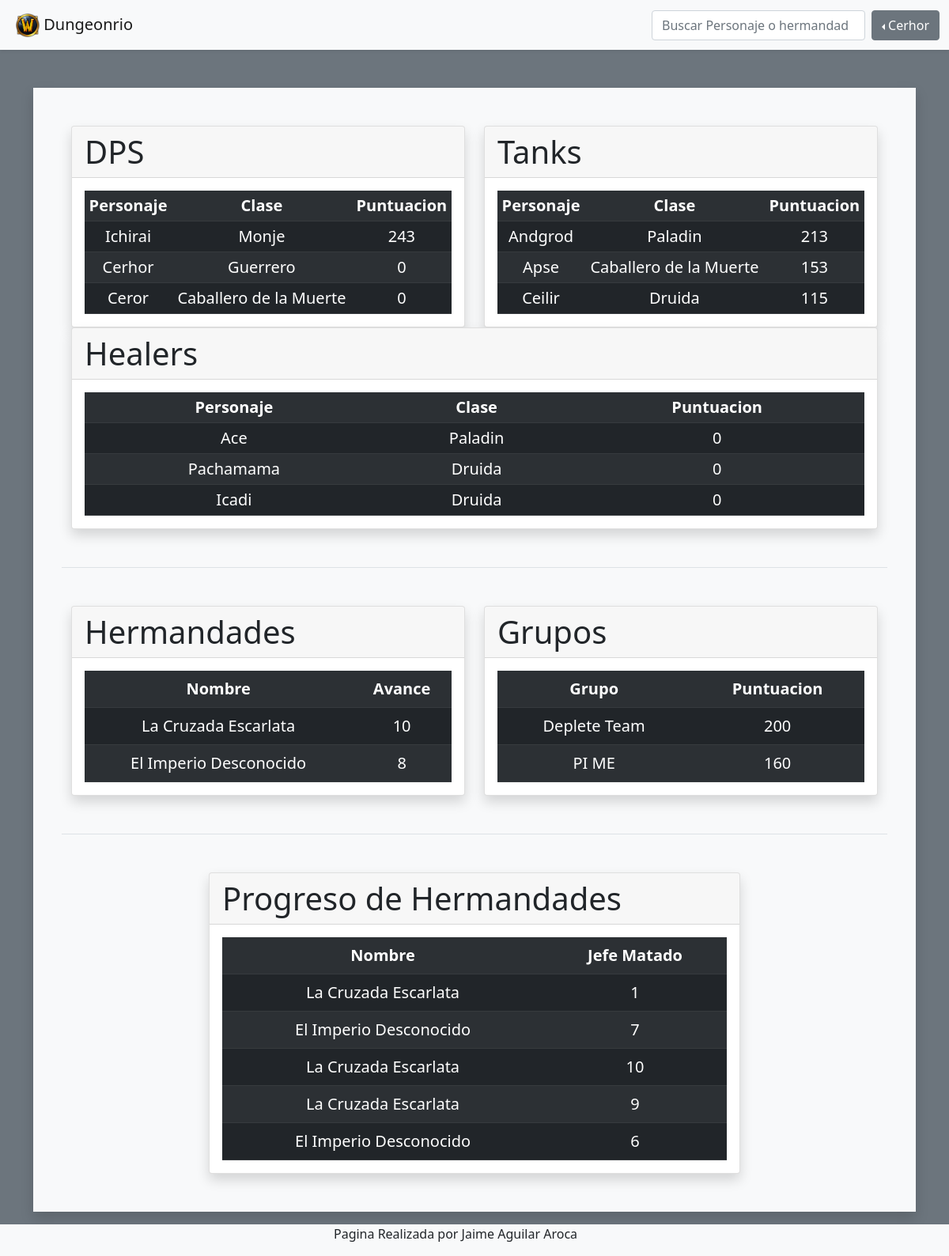
The app's page / (signed in) with its own data.
### tables this page shows
CREATE TABLE personaje(ID INT AUTO_INCREMENT UNIQUE,
							nombre VARCHAR(20) UNIQUE,
							clase VARCHAR(50),
							especializacion VARCHAR(20),
							favorito BOOLEAN,
							ID_jugador INT,
							puntuacion INT,
							PRIMARY KEY (ID),
							FOREIGN KEY (ID_jugador) REFERENCES jugador(ID) ON DELETE CASCADE);

CREATE TABLE hermandad(ID INT AUTO_INCREMENT UNIQUE,
							nombre VARCHAR(50) UNIQUE,
							logo VARCHAR(20),
							descripcion VARCHAR(200),
							avance INT,
							PRIMARY KEY (ID));

CREATE TABLE grupo(ID INT AUTO_INCREMENT UNIQUE,
						nombre VARCHAR(50) UNIQUE,
						puntuacion INT,
						PRIMARY KEY (ID));

CREATE TABLE progreso(ID_hermandad INT,
							jefeMatado INT,
							fecha TIMESTAMP DEFAULT CURRENT_TIMESTAMP);

### backend.php (the view, shortened to what this page needs)
<?php
    function GetTopPersonajes($espec){
        $conection = mysqli_connect('37.35.210.48', 'dungeonrio', '1qaz2WSX');
        mysqli_select_db($conection, "dungeonrio");
        $sql = "SELECT nombre, clase, puntuacion
                FROM personaje
                WHERE especializacion = '$espec'
                ORDER BY puntuacion DESC LIMIT 3";
        $result = mysqli_query($conection,$sql);
        echo "<table class='table table-dark table-striped table-sm'>";
        echo "<tr class='text-center'><th scope='col'>Personaje</th><th scope='col'>Clase</th><th scope='col'>Puntuacion</th></tr>";
        while ($row = mysqli_fetch_array($result)) {
            echo "<tr class='text-center'>";
            echo "<td scope='row'>".$row["nombre"]."</td>";
            echo "<td>".$row["clase"]."</td>";
            echo "<td>".$row["puntuacion"]."</td>";
            echo "</tr>";
        }
        echo "</table>";
    }
    function GetTopGrupos(){
        $conection = mysqli_connect('37.35.210.48', 'dungeonrio', '1qaz2WSX');
        mysqli_select_db($conection, "dungeonrio");
        $sql = "SELECT nombre,puntuacion,ID
                FROM grupo
                ORDER BY puntuacion DESC LIMIT 3";
        $result = mysqli_query($conection,$sql);
        echo "<table class='table table-dark table-striped'>";
        echo "<tr class='text-center'><th scope='col'>Grupo</th><th scope='col'>Puntuacion</th></tr>";
        while ($row = mysqli_fetch_array($result)) {
            echo "<tr class='text-center'>";
            echo "<td scope='row'>".$row["nombre"]."</td>";
            echo "<td>".$row["puntuacion"]."</td>";
            echo "</tr>";
        }
        echo "</table>";
    }
    function GetTopHermandades(){
        $conection = mysqli_connect('37.35.210.48', 'dungeonrio', '1qaz2WSX');
        mysqli_select_db($conection, "dungeonrio");
        $sql = "SELECT nombre,avance
                FROM hermandad ORDER BY avance DESC LIMIT 5";
        $result = mysqli_query($conection,$sql);
        echo "<table class='table table-dark table-striped'>";
        echo "<tr class='text-center'><th scope='col'>Nombre</th><th scope='col'>Avance</th></tr>";
        while ($row = mysqli_fetch_array($result)) {
            echo "<tr class='text-center'>";
            echo "<td scope='row'>".$row["nombre"]."</td>";
            echo "<td>".$row["avance"]."</td>";
            echo "</tr>";
        }
        echo "</table>";
    }
    function GetHermandadesProgreso(){
        $conection = mysqli_connect('37.35.210.48', 'dungeonrio', '1qaz2WSX');
        mysqli_select_db($conection, "dungeonrio");
        $sql = "SELECT h.nombre, p.jefeMatado , fecha
                FROM progreso AS p INNER JOIN hermandad AS h ON p.ID_hermandad = h.ID ORDER BY fecha DESC LIMIT 5";
        $result = mysqli_query($conection,$sql);
        echo "<table class='table table-dark table-striped'>";
        echo "<tr class='text-center'><th scope='col'>Nombre</th><th scope='col'>Jefe Matado</th></tr>";
        while ($row = mysqli_fetch_array($result)) {
            echo "<tr class='text-center'>";
            echo "<td scope='row'>".$row["nombre"]."</td>";
            echo "<td>".$row["jefeMatado"]."</td>";
            echo "</tr>";
        }
        echo "</table>";
    }
?>

### records on screen
personaje: nombre "Ichirai", clase "Monje", puntuacion "243"
personaje: nombre "Cerhor", clase "Guerrero", puntuacion "0"
personaje: nombre "Ceror", clase "Caballero de la Muerte", puntuacion "0"
personaje: nombre "Andgrod", clase "Paladin", puntuacion "213"
personaje: nombre "Apse", clase "Caballero de la Muerte", puntuacion "153"
personaje: nombre "Ceilir", clase "Druida", puntuacion "115"
personaje: nombre "Ace", clase "Paladin", puntuacion "0"
personaje: nombre "Pachamama", clase "Druida", puntuacion "0"
personaje: nombre "Icadi", clase "Druida", puntuacion "0"
hermandad: nombre "La Cruzada Escarlata", avance "10"
hermandad: nombre "El Imperio Desconocido", avance "8"
grupo: nombre "Deplete Team", puntuacion "200"
grupo: nombre "PI ME", puntuacion "160"
progreso: ID_hermandad.nombre "La Cruzada Escarlata", jefeMatado "1"
progreso: ID_hermandad.nombre "El Imperio Desconocido", jefeMatado "7"
progreso: ID_hermandad.nombre "La Cruzada Escarlata", jefeMatado "10"
progreso: ID_hermandad.nombre "La Cruzada Escarlata", jefeMatado "9"
progreso: ID_hermandad.nombre "El Imperio Desconocido", jefeMatado "6"

### other values on screen
$_SESSION['user'] "Cerhor"
